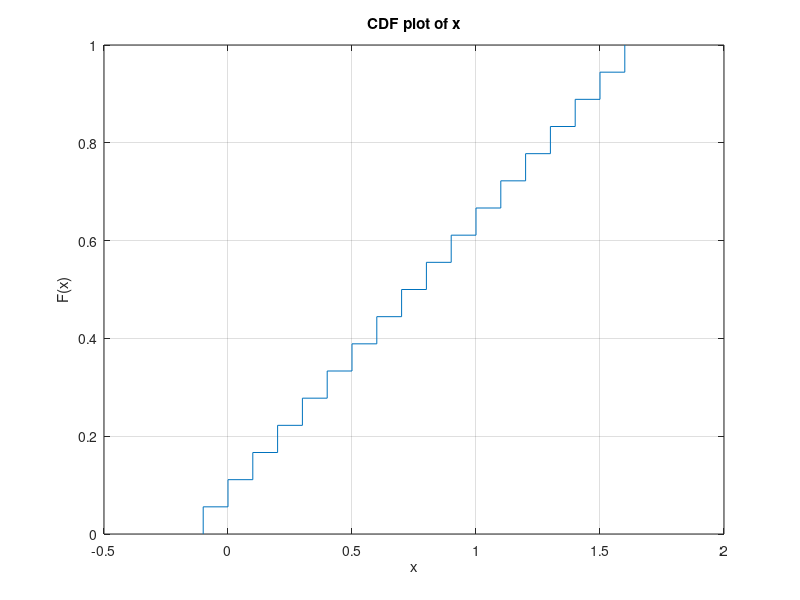

MATLAB code to generate this figure:
%practica 1
U=unifrnd(0,1,2000,1);
for i=1:2000
    if(U(i)>0) & (U(i)<0.5)
        Z(i)=U(i);
    else U(i)==0.5;
        Z(i)=0.5;
    end
    if (U(i)>0.5) & (U(i)<1);
       Z(i)=U(i)+0.5;
    end
end
x=-0.1:0.1:1.6
cdfplot(x)


